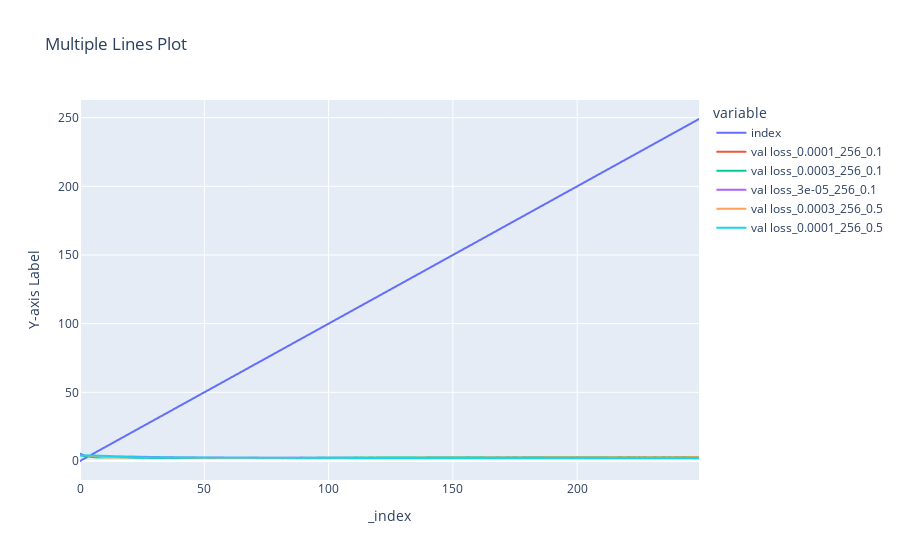

Notebook cell for this chart:
### Code cell
graph_col("val loss")

### Figure 1 — Plotly figure (JSON) as saved in the notebook; plotly's stock layout.template omitted (floating-point values rounded to 4 significant figures; data arrays with more than 128 entries replaced by an {"elided": "..."} marker saying what was removed)
{"data": [{"hovertemplate": "variable=index<br>_index=%{x}<br>Y-axis Label=%{y}<extra></extra>", "legendgroup": "index", "line": {"color": "#636efa", "dash": "solid"}, "marker": {"symbol": "circle"}, "mode": "lines", "name": "index", "showlegend": true, "type": "scattergl", "x": {"elided": "250 int values"}, "xaxis": "x", "y": {"elided": "250 int values"}, "yaxis": "y"}, {"hovertemplate": "variable=val loss_0.0001_256_0.1<br>_index=%{x}<br>Y-axis Label=%{y}<extra></extra>", "legendgroup": "val loss_0.0001_256_0.1", "line": {"color": "#EF553B", "dash": "solid"}, "marker": {"symbol": "circle"}, "mode": "lines", "name": "val loss_0.0001_256_0.1", "showlegend": true, "type": "scattergl", "x": {"elided": "250 int values"}, "xaxis": "x", "y": {"elided": "250 float values"}, "yaxis": "y"}, {"hovertemplate": "variable=val loss_0.0003_256_0.1<br>_index=%{x}<br>Y-axis Label=%{y}<extra></extra>", "legendgroup": "val loss_0.0003_256_0.1", "line": {"color": "#00cc96", "dash": "solid"}, "marker": {"symbol": "circle"}, "mode": "lines", "name": "val loss_0.0003_256_0.1", "showlegend": true, "type": "scattergl", "x": {"elided": "250 int values"}, "xaxis": "x", "y": {"elided": "250 float values"}, "yaxis": "y"}, {"hovertemplate": "variable=val loss_3e-05_256_0.1<br>_index=%{x}<br>Y-axis Label=%{y}<extra></extra>", "legendgroup": "val loss_3e-05_256_0.1", "line": {"color": "#ab63fa", "dash": "solid"}, "marker": {"symbol": "circle"}, "mode": "lines", "name": "val loss_3e-05_256_0.1", "showlegend": true, "type": "scattergl", "x": {"elided": "250 int values"}, "xaxis": "x", "y": {"elided": "250 float values"}, "yaxis": "y"}, {"hovertemplate": "variable=val loss_0.0003_256_0.5<br>_index=%{x}<br>Y-axis Label=%{y}<extra></extra>", "legendgroup": "val loss_0.0003_256_0.5", "line": {"color": "#FFA15A", "dash": "solid"}, "marker": {"symbol": "circle"}, "mode": "lines", "name": "val loss_0.0003_256_0.5", "showlegend": true, "type": "scattergl", "x": {"elided": "250 int values"}, "xaxis": "x", "y": {"elided": "250 float values"}, "yaxis": "y"}, {"hovertemplate": "variable=val loss_0.0001_256_0.5<br>_index=%{x}<br>Y-axis Label=%{y}<extra></extra>", "legendgroup": "val loss_0.0001_256_0.5", "line": {"color": "#19d3f3", "dash": "solid"}, "marker": {"symbol": "circle"}, "mode": "lines", "name": "val loss_0.0001_256_0.5", "showlegend": true, "type": "scattergl", "x": {"elided": "250 int values"}, "xaxis": "x", "y": {"elided": "250 float values"}, "yaxis": "y"}], "layout": {"legend": {"title": {"text": "variable"}, "tracegroupgap": 0}, "title": {"text": "Multiple Lines Plot"}, "xaxis": {"anchor": "y", "domain": [0, 1], "title": {"text": "_index"}}, "yaxis": {"anchor": "x", "domain": [0, 1], "title": {"text": "Y-axis Label"}}}}
